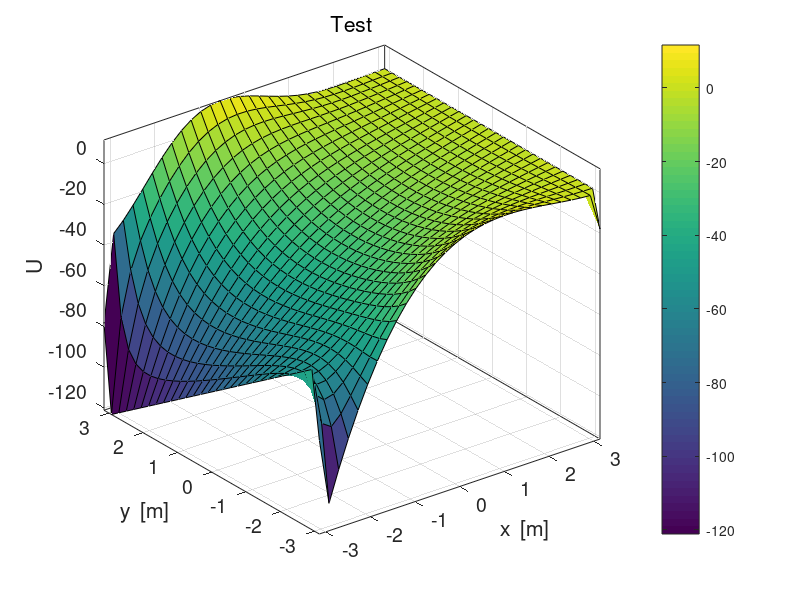

Recreate this plot in MATLAB. (Note: this script raises an error after producing the figure.)
clear all; clc; close all;
%Setting up the number of XY grid points
Nx = 30  ; Ny = Nx; step = 1/Nx; H = 1/(step^2);
%Setting up length of X and Y regions
ax = -pi; bx = pi; ay = ax; by = bx;
Lx = 2*pi; Ly = 2*pi;

%Setting up XY coordinates
minX1 = ax; maxX1 = bx; 
minY1 = ay; maxY1 = by;
x = linspace(minX1,maxX1,Nx);
y = linspace(minY1,maxY1,Ny);
[xx,yy] = meshgrid(x,y);
hx = x(2) - x(1); hy = y(2) - y(1);
uw = (((bx-ax).^2).*cos(pi.*ax/bx))+(((y-ay)/(by-ay))*((ax.*(bx - ax).^2) - (((bx-ax).^2).*cos(pi.*ax/bx))));
gb = ((bx-x).^2).*cos(pi.*x/bx);fb = (x.*(bx - x).^2);

%Defining my Boundary Conditions and Initial Conditions (Have 2 sets)
% U = zeros(Ny,Nx);
% U(1,:) = gb;
% U(Ny,:) = fb;
% U(:,1) = uw;
U = zeros(Ny,Nx);
U(:,Ny) = gb;
U(:,1) = fb;
U(1,:) = uw;
%May need to fix the forces to correspond with X and Y right on plot
F = zeros(Ny,Nx);
%row = fliplr(Nx:-1:1);
for i = 1:Nx;
    for j = 1:Ny;
        F(i,j) = sin(pi.*(x(i)-ax)/(bx-ax)).*cos((pi/2).*(2.*((y(j) - ay)./(by-ay))+1));
    end
end

%------------------------------------------------------
%Calculating the values (Top to bottom, left to right)
dSum = 1; n = 0;
nin = 1; non = 1;
while  dSum > 0.001
%     U(Nx,[2:Ny-1]) = (0.25)*(U(Nx,[2:Nx-1]-1)+U(Nx,[2:Ny-1]+1)+2*U(Ny-1,[2:Nx-1])+(hx^2)*F(Nx,[2:Ny-1]));
%     U(1,1)= (U(1,2)+U(2,1))/2;
%     U(1,Nx)= (U(1,Nx-1)+U(2,Nx))/2;
%     U(Ny,1)= (U(Ny-1,1)+U(2,Ny))/2;
%     U(Ny,Nx)= (U(Ny,Nx-1)+U(Ny-1,Nx))/2;
%     nin = nin+1; %switch
    sum1 =  sum(sum(U.^2));
    for i = 2: Nx-1;
        for j = 2: Ny-1;
            if nin == 1; %Loop that initializes all the remaining conditions and corner points 
                if non ==1; U(Nx,[2:Ny-1]) = (0.25)*(U(Nx,[2:Nx-1]-1)+U(Nx,[2:Ny-1]+1)+2*U(Ny-1,[2:Nx-1])+(hx^2)*F(Nx,[2:Ny-1]));
                non = non+1; end;
                U(1,1)= (U(1,2)+U(2,1))/2;
                U(1,Nx)= (U(1,Nx-1)+U(2,Nx))/2;
                U(Ny,1)= (U(Ny-1,1)+U(2,Ny))/2;
                U(Ny,Nx)= (U(Ny,Nx-1)+U(Ny-1,Nx))/2;
                nin = nin+1; %switch
            end; 
            U(i,j) = (0.25).*( U(i+1,j) + U(i-1,j) + U(i,j+1) + U(i,j-1) + (hx^2).*F(i,j));
            %U(j,i)= ( (hy^2)*(U(i,j-1)+U(i,j+1))+(hx^2)*(U(i-1,j)+U(i+1,j))+(hx^2)*(hy^2)*F(i,j) )/(2*((hx^2)+(hy^2)));
        end
    end
    sum2 =  sum(sum(U.^2));
    dSum = abs(sum2 - sum1);
    n = n + 1;
    nin = 1;
    %non = 1;
end
% [Uxx, Uyy] = gradient(U,hx,hy);
% Uxx = -Uxx;  Uyy = -Uyy; 
% U = sqrt(Uxx.^2 + Uyy.^2); %Interesting results when commented out


figure(1) % VECTOR FIELD V 
%set(gcf,'units','normalized','position',[0.02 0.52 0.3 0.32]);
surf(xx,yy,U');
%surf(xx(1:5:end,1:5:end),yy(1:5:end,1:5:end),U(1:5:end,1:5:end));
xlabel('x  [m]'); ylabel('y  [m]'); zlabel('U');
title('Test','fontweight','normal');
set(gca,'fontsize',14);
rotate3d
box on
axis tight
h =  colorbar;
h.Label.String = 'U   [ U ]';
view(55,49);
%set(gca,'ZTick',[0 5 10]);
    